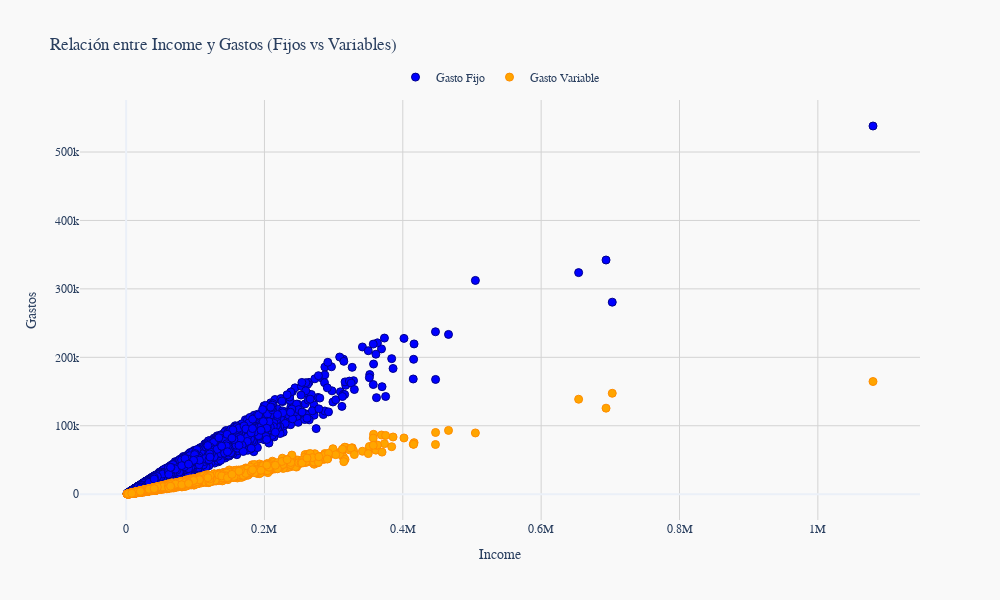

Source (notebook cell):
### Code cell
import plotly.graph_objects as go

# Crear el gráfico de dispersión
fig = go.Figure()

# Agregar puntos para Gastos Fijos
fig.add_trace(go.Scatter(
    x=df['Income'],
    y=df['Gasto_Fijo'],
    mode='markers',
    name='Gasto Fijo',
    marker=dict(
        color='blue',
        size=8,
        line=dict(width=1, color='darkblue')  # Bordes oscuros para mayor contraste
    )
))

# Agregar puntos para Gastos Variables
fig.add_trace(go.Scatter(
    x=df['Income'],
    y=df['Gastos_variables'],
    mode='markers',
    name='Gasto Variable',
    marker=dict(
        color='orange',
        size=8,
        line=dict(width=1, color='darkorange')  # Bordes oscuros para mayor contraste
    )
))

# Personalizar el diseño del gráfico
fig.update_layout(
    title='Relación entre Income y Gastos (Fijos vs Variables)',
    xaxis_title='Income',
    yaxis_title='Gastos',
    template='plotly_white',  # Tema claro
    width=1000,  # Ancho del gráfico
    height=600,  # Altura del gráfico
    legend=dict(
        orientation="h",
        yanchor="bottom",
        y=1.02,
        xanchor="center",
        x=0.5
    ),
    font=dict(
        family='Arial',
        size=12
    ),
    plot_bgcolor='#f9f9f9',  # Fondo del gráfico claro
    paper_bgcolor='#f9f9f9'  # Fondo del papel claro
)

# Añadir rejilla para facilitar la interpretación visual
fig.update_xaxes(showgrid=True, gridwidth=1, gridcolor='lightgray')
fig.update_yaxes(showgrid=True, gridwidth=1, gridcolor='lightgray')

# Mostrar el gráfico
fig.show()

### Figure 1 — Plotly figure (JSON) as saved in the notebook; plotly's stock layout.template omitted (floating-point values rounded to 4 significant figures; data arrays with more than 128 entries replaced by an {"elided": "..."} marker saying what was removed)
{"data": [{"marker": {"color": "blue", "line": {"color": "darkblue", "width": 1}, "size": 8}, "mode": "markers", "name": "Gasto Fijo", "type": "scatter", "x": {"elided": "20000 float values"}, "y": {"elided": "20000 float values"}}, {"marker": {"color": "orange", "line": {"color": "darkorange", "width": 1}, "size": 8}, "mode": "markers", "name": "Gasto Variable", "type": "scatter", "x": {"elided": "20000 float values"}, "y": {"elided": "20000 float values"}}], "layout": {"font": {"family": "Arial", "size": 12}, "height": 600, "legend": {"orientation": "h", "x": 0.5, "xanchor": "center", "y": 1.02, "yanchor": "bottom"}, "paper_bgcolor": "#f9f9f9", "plot_bgcolor": "#f9f9f9", "title": {"text": "Relación entre Income y Gastos (Fijos vs Variables)"}, "width": 1000, "xaxis": {"gridcolor": "lightgray", "gridwidth": 1, "showgrid": true, "title": {"text": "Income"}}, "yaxis": {"gridcolor": "lightgray", "gridwidth": 1, "showgrid": true, "title": {"text": "Gastos"}}}}
